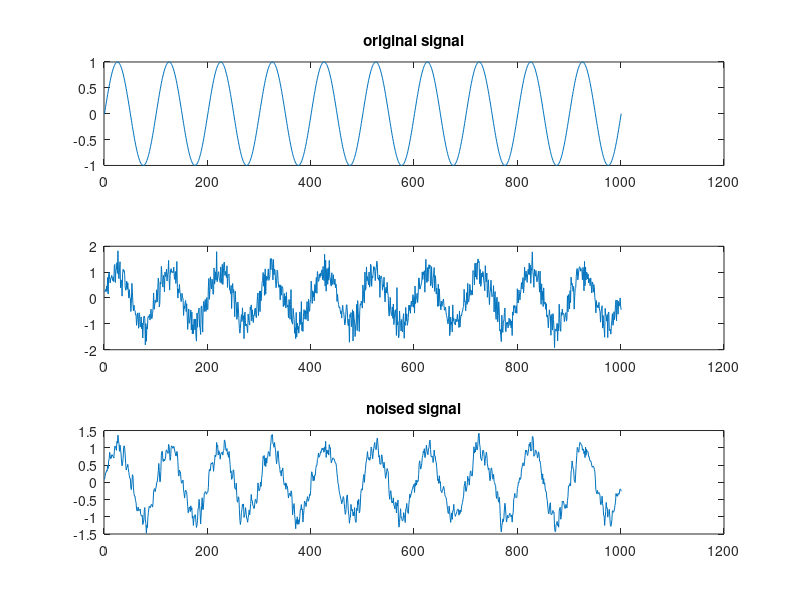

Recreate this plot in MATLAB.
clc;
clear all;
t=0:.00001:.01;
f=1000;
org=sin(2*pi*f*t);
subplot(311);
plot(org);
title('original signal');
noised=awgn(org,10);
subplot(312);
plot(noised);


filtered=filter([0.33 .33 .33],1,noised);
subplot(313);
plot(filtered);
title('filtered signal');
title('noised signal');display('initial MSE');
sum((org-noised).^2)/length(org)
display('finall MSE');
sum((org-filtered).^2)/length(org)